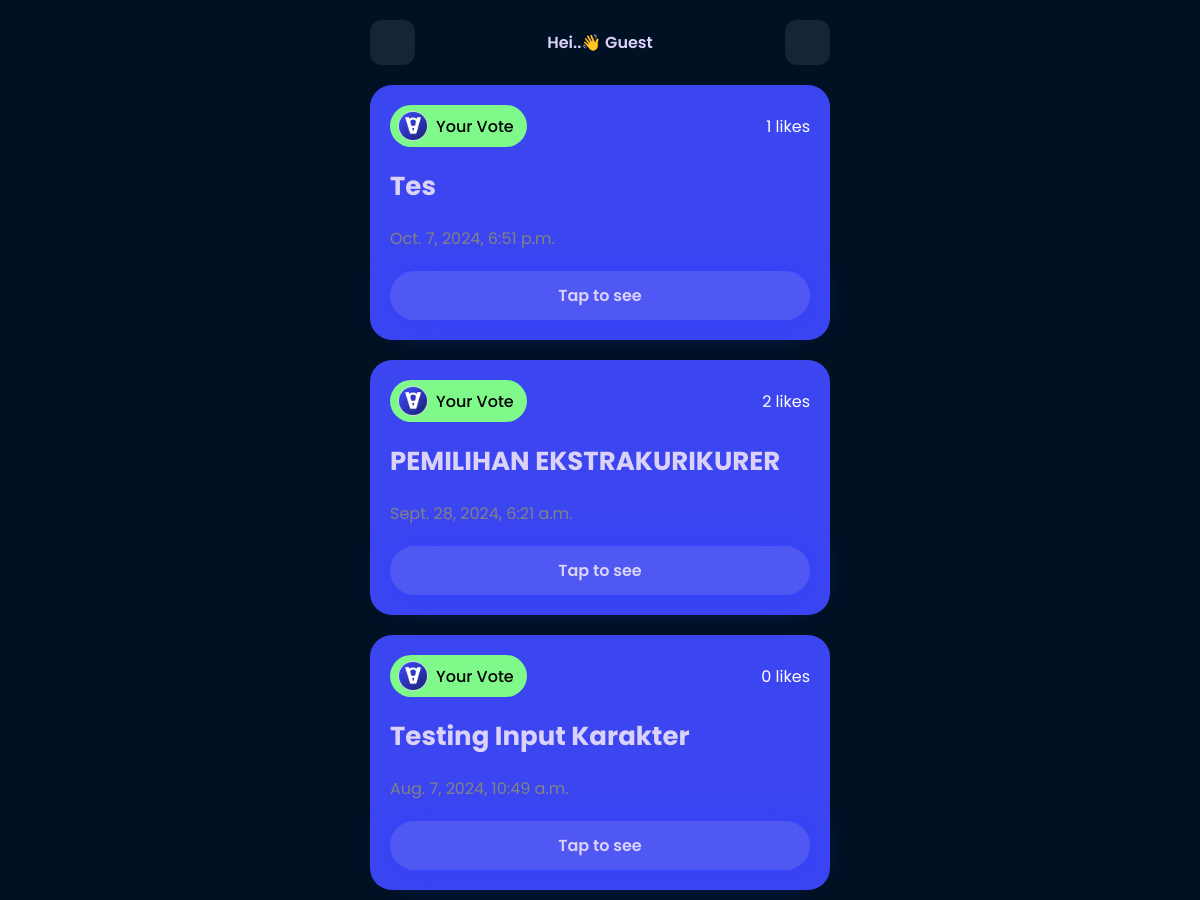
Page /vote/ (upper part) on the earlier database version.
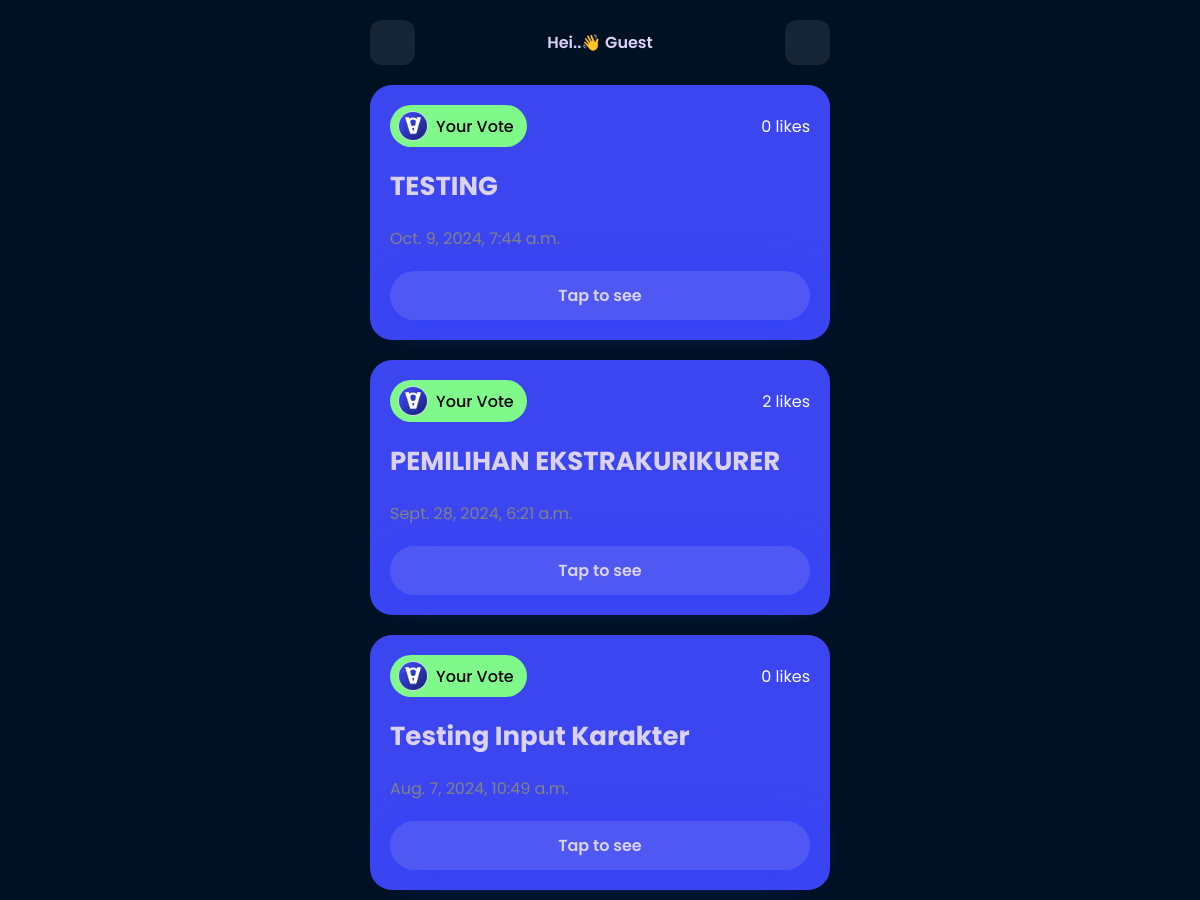
Same page on the later database version.
### vote_app/models.py (models this page shows, shortened)
class Vote(models.Model):
    title = models.CharField(max_length=200)
    description = models.TextField()
    key = models.CharField(max_length=100, unique=True)
    created = models.DateTimeField(auto_now_add=True)
    likes = models.ManyToManyField(User, related_name='liked_votes', blank=True, default=0)
    deadline = models.DateTimeField(null=True, blank=True)  # Batas waktu opsional
    created_by = models.ForeignKey(User, on_delete=models.CASCADE, related_name='votes_created')  # Tambahkan field ini
    def total_likes(self):
        return self.likes.count()

### vote_app/views.py (the view)
# urls.py: path('vote/', views.vote_list, name='vote_list'),
@csrf_exempt
def vote_list(request):
    votes = Vote.objects.all().order_by('-id')
    return render(request, 'vote_list.html', {'votes': votes})

### templates/vote_list.html (shortened to what this page needs)
{% load static %}
<!DOCTYPE html>
<html lang="en">
<head>
</head>
<body>
    <div class="container">
      <div class="top">
        <a href="#" id="icon-container"><ion-icon name="key-outline" id="icon"></ion-icon></a>
        <p>Hei..👋 {% if user.is_authenticated %}{{ user.username }}{% else %}Guest{% endif %}</p>
        <a href="{% url 'create_vote' %}"><ion-icon name="add-circle" id="icon"></ion-icon></a>
      </div>
      <div class="vote">
        {% if votes %}
            {% for vote in votes %}
                <div class="card">
                    <div class="item-top">
                        <div class="top-user">
                            <div class="user">
                                <img src="{% static 'img/icon.png' %}" alt="" style="width: 30px; height: 30px;">
                                <span style="margin-right: 5px; font-weight: 500;">Your Vote</span>
                            </div>
                            <div class="" style="display: flex; flex-direction: row; justify-content: end; gap: 4px;">
                            <span style="color: white;">{{ vote.total_likes }} likes</span>
                            </div>
                        </div>
                    </div>
                    <div class="item-bottom">
                        <div class="bottom-user">
                            <h3 style="text-transform: capitalize;">{{ vote.title }}</h3>
                            <span>{{ vote.created }}</span>
                        </div>
                        <a href="{% url 'access_vote' vote.id %}" class="btn-tap">Tap to see</a>
                    </div>
                </div>
            {% endfor %}
        {% else %}
            <div style="margin: 50px auto; background-color: #4f57f24b; padding: 20px; border-radius: 22px; text-align: center;">
                <span style="font-size: 100px;">😥</span>
                <p style="font-size: 20px; color: white;">Data vote belum ada!</p>
            </div>
        {% endif %}
      </div>
    </div>
  </body>
</html>

Differences in the rows shown:
removed Vote: total_likes "1", title "Tes", created "Oct. 7, 2024, 6:51 p.m."
added Vote: total_likes "0", title "TESTING", created "Oct. 9, 2024, 7:44 a.m."
